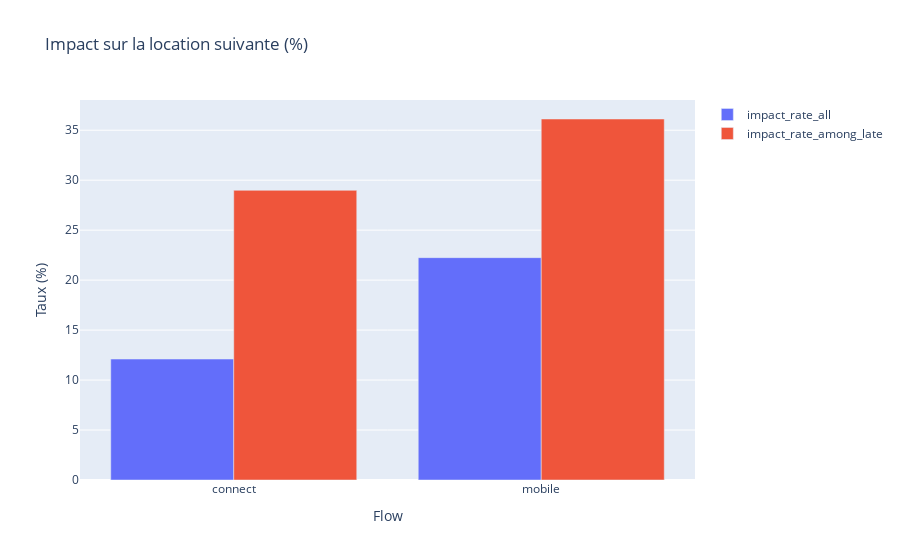

Notebook code cell kept with this figure:
### Markdown cell above
- On observe que le Mobile présente un risque plus élevé que Connect : environ 22% des locations (dont le gap est connu) impactent la suivante en Mobile contre 12% en Connect, et parmi les seuls retards (delay>0) on monte à 36% en Mobile vs 29% en Connect. 

- En pratique, cela pourrait signifier que les retards en Mobile sont plus souvent "non absorbés" par la marge de sécurité et donc surveiller/prioriser ce flux dans la l'analyse des seuils.

### Code cell
plot_df = impact_flow.melt(id_vars=["checkin_type", "n"],
                           value_vars=["impact_rate_all", "impact_rate_among_late"],
                           var_name="metric", value_name="rate")

fig = px.bar(plot_df, x="checkin_type", y="rate", color="metric", barmode="group",
             title="Impact sur la location suivante (%)",
             labels={"checkin_type": "Flow", "rate": "Taux (%)", "metric": ""})
fig.show()

### Figure 1 — Plotly figure (JSON) as saved in the notebook; plotly's stock layout.template omitted (floating-point values rounded to 4 significant figures)
{"data": [{"alignmentgroup": "True", "hovertemplate": "=impact_rate_all<br>Flow=%{x}<br>Taux (%)=%{y}<extra></extra>", "legendgroup": "impact_rate_all", "marker": {"color": "#636efa", "pattern": {"shape": ""}}, "name": "impact_rate_all", "offsetgroup": "impact_rate_all", "orientation": "v", "showlegend": true, "textposition": "auto", "type": "bar", "x": ["connect", "mobile"], "xaxis": "x", "y": [12.1, 22.25], "yaxis": "y"}, {"alignmentgroup": "True", "hovertemplate": "=impact_rate_among_late<br>Flow=%{x}<br>Taux (%)=%{y}<extra></extra>", "legendgroup": "impact_rate_among_late", "marker": {"color": "#EF553B", "pattern": {"shape": ""}}, "name": "impact_rate_among_late", "offsetgroup": "impact_rate_among_late", "orientation": "v", "showlegend": true, "textposition": "auto", "type": "bar", "x": ["connect", "mobile"], "xaxis": "x", "y": [28.99, 36.12], "yaxis": "y"}], "layout": {"barmode": "group", "legend": {"title": {"text": ""}, "tracegroupgap": 0}, "title": {"text": "Impact sur la location suivante (%)"}, "xaxis": {"anchor": "y", "domain": [0, 1], "title": {"text": "Flow"}}, "yaxis": {"anchor": "x", "domain": [0, 1], "title": {"text": "Taux (%)"}}}}
